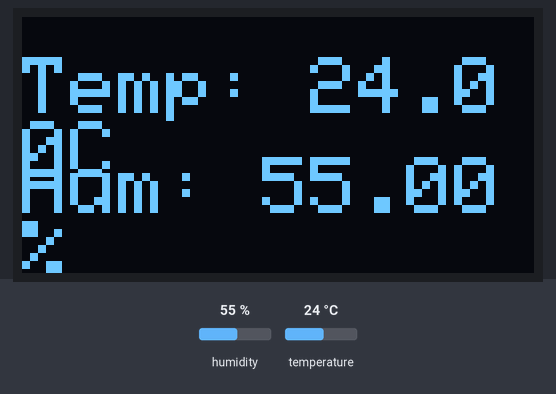
The sketch below on a simulated Arduino Uno, built with avr-gcc and run on an emulated ATmega328P. Shown: 128×64 one-colour display. The inputs (shaded band) are chosen by the test bench; at power-on: humidity 55 %, temperature 24 °C. What the sketch prints to the serial monitor is not drawn.

Above: at 2.9 s.
3.0 s: humidity set to 22 %
At 5.4 s:
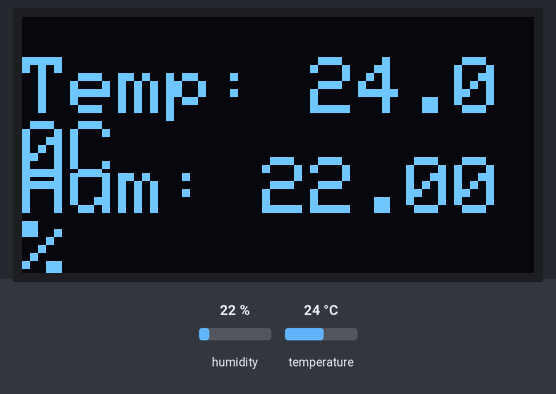
5.8 s: temperature set to 12 °C
At 6.5 s:
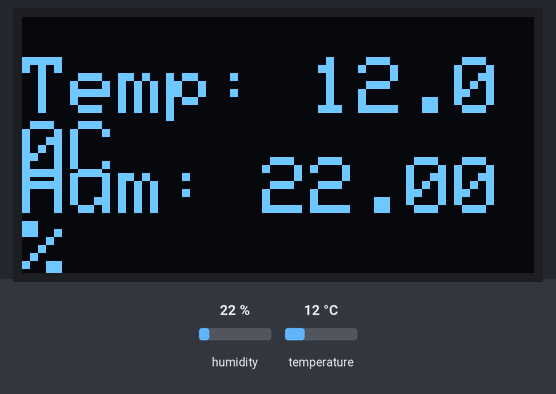
8.6 s: humidity set to 40 %
At 11.1 s:
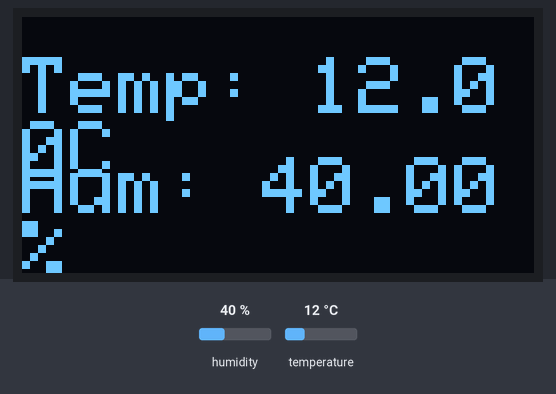
11.8 s: temperature set to 19 °C
At 13.4 s:
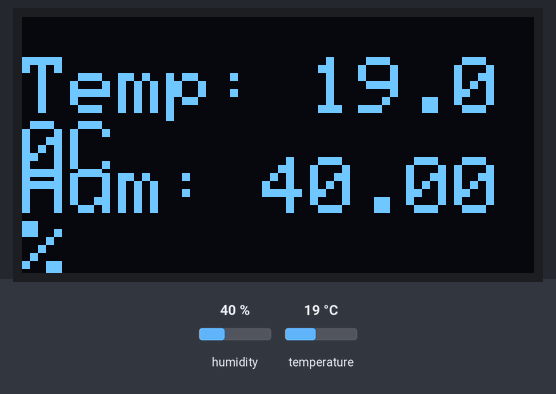
Timing chart, 0 to 14.9 s (numbered marks = the images above; inputs shaded):
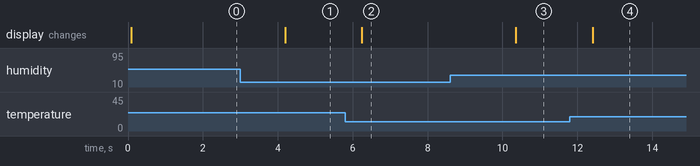

Measured:
- after the input at 3.0 s, the display: changes after 1.2 s (image 1)
- after the input at 5.8 s, the display: changes after 0.45 s (image 2)
- after the input at 8.6 s, the display: changes after 1.8 s (image 3)
- after the input at 11.8 s, the display: changes after 0.61 s (image 4)

The sketch:

weather_station.ino
```cpp
#include <Adafruit_GFX.h>
#include <Adafruit_SSD1306.h>
#include <DHT.h>

// OLED settings
#define SCREEN_WIDTH 128
#define SCREEN_HEIGHT 64
#define OLED_RESET -1
Adafruit_SSD1306 display(SCREEN_WIDTH, SCREEN_HEIGHT, &Wire, OLED_RESET);

// DHT settings
#define DHTPIN 2       // DHT11 data pin
#define DHTTYPE DHT11
DHT dht(DHTPIN, DHTTYPE);

void setup() {
  Serial.begin(9600);

  // Initialize OLED
  if (!display.begin(SSD1306_SWITCHCAPVCC, 0x3C)) {
    Serial.println("OLED failed");
    while (true);
  }
  display.clearDisplay();
  display.setTextColor(SSD1306_WHITE);

  dht.begin();
}

void loop() {
  float temp = dht.readTemperature();    // Temperature in Celsius
  float hum = dht.readHumidity();        // Humidity in %

  if (isnan(temp) || isnan(hum)) {
    Serial.println("Failed to read from DHT11");
    return;
  }

  // Print to Serial Monitor
  Serial.print("Temperature: ");
  Serial.print(temp);
  Serial.print(" °C, Humidity: ");
  Serial.print(hum);
  Serial.println(" %");

  // Print to OLED
  display.clearDisplay();
  display.setTextSize(2);
  display.setCursor(0, 10);
  display.print("Temp: ");
  display.print(temp);
  display.println("C");

  display.setCursor(0, 35);
  display.print("Hum: ");
  display.print(hum);
  display.println("%");

  display.display();

  delay(2000); // Update every 2 seconds
}
```
